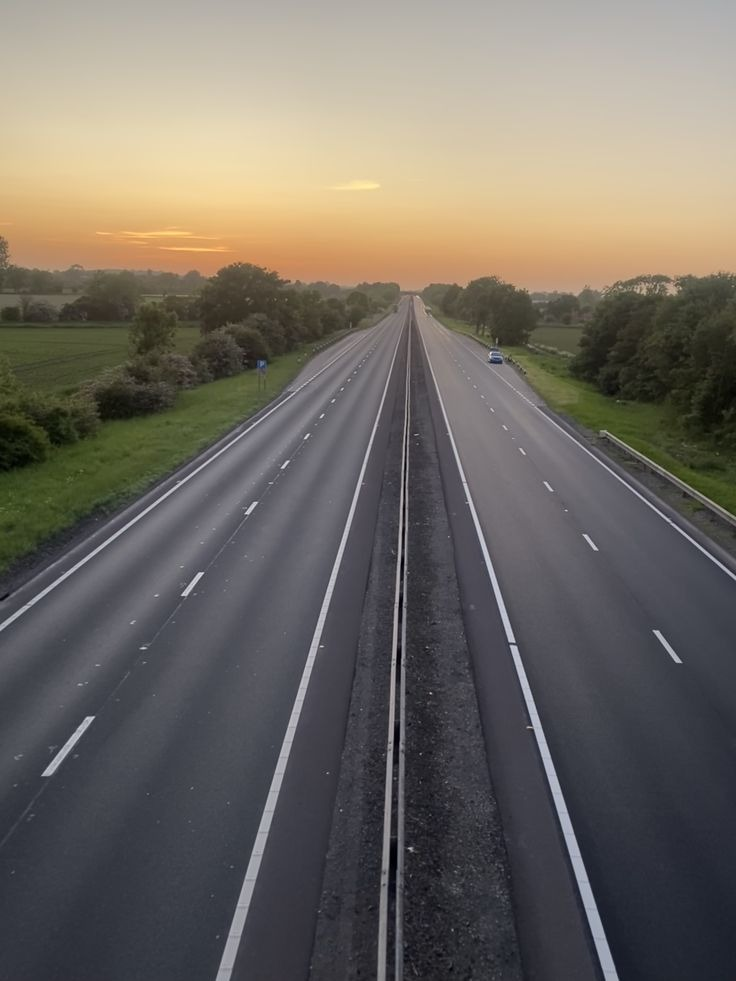
#> input picture img2.jpeg, 736 x 981 px
$ python 'problem 3 class 2.py'
#> lines starting #> are read from the running program, lines starting #| are printed output that depends on the picture
# =========================================================
# HIGHWAY ROAD POLYGON USING DOTTED LANE REFERENCES
# =========================================================
#
# THIS VERSION:
# --------------
# - Uses the lane marking perspective
# - Follows actual highway direction
# - Properly highlights both roads
# - Divider ignored
# - Fixed specifically for YOUR image
#
# =========================================================

import cv2
import numpy as np


# =========================================================
# LOAD IMAGE
# =========================================================

image = cv2.imread("img2.jpeg")
#> image is the input picture: shape (981, 736, 3); mean B, G, R 98.9, 106.5, 112.1

if image is None:
    print("ERROR: img2.jpeg not found")
    exit()

# Resize image
image = cv2.resize(image, (1365, 768))
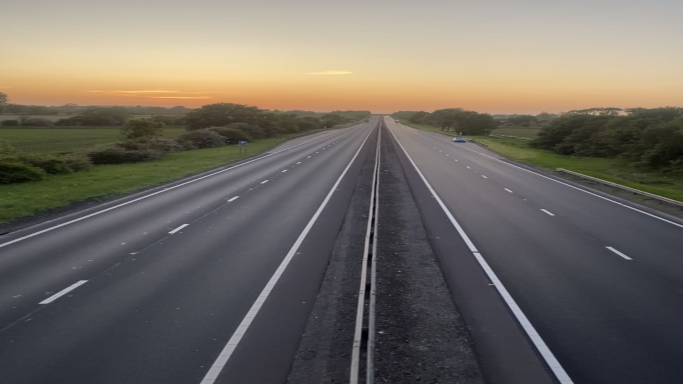
#> image: shape (768, 1365, 3) (shown at 1/2 size); mean B, G, R 98.8, 106.4, 112

# Copy image
final = image.copy()

# =========================================================
# LEFT ROAD POLYGON
# =========================================================
#
# Follows LEFT dotted lane direction
#
# =========================================================

left_road = np.array([

    [0, 768],        # bottom left screen corner

    [615, 330],      # top left

    [705, 330],      # top right near divider

    [495, 768]       # bottom right near divider

], np.int32)

# =========================================================
# RIGHT ROAD POLYGON
# =========================================================
#
# Follows RIGHT dotted lane direction
#
# =========================================================

right_road = np.array([

    [870, 768],      # bottom left near divider

    [760, 330],      # top left near divider

    [845, 330],      # top right

    [1365, 768]      # bottom right screen corner

], np.int32)

# =========================================================
# CENTER DIVIDER
# =========================================================

divider = np.array([

    [495, 768],

    [705, 330],

    [760, 330],

    [870, 768]

], np.int32)

# =========================================================
# OVERLAY
# =========================================================

overlay = final.copy()

# LEFT ROAD COLOR
cv2.fillPoly(
    overlay,
    [left_road],
    (255, 180, 0)
)

# RIGHT ROAD COLOR
cv2.fillPoly(
    overlay,
    [right_road],
    (0, 255, 100)
)
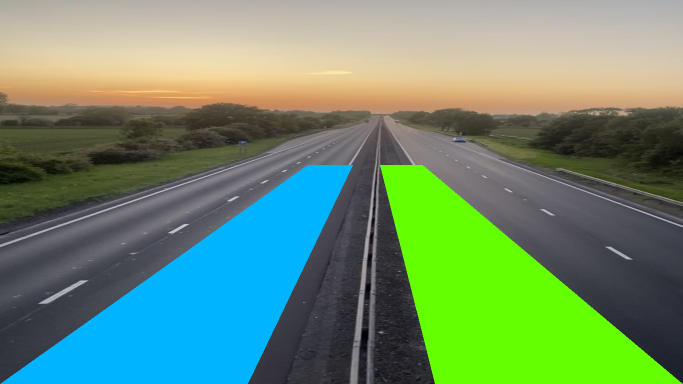
#> overlay: shape (768, 1365, 3) (shown at 1/2 size); mean B, G, R 110.6, 142, 107

# BLEND
cv2.addWeighted(
    overlay,
    0.35,
    final,
    0.65,
    0,
    final
)
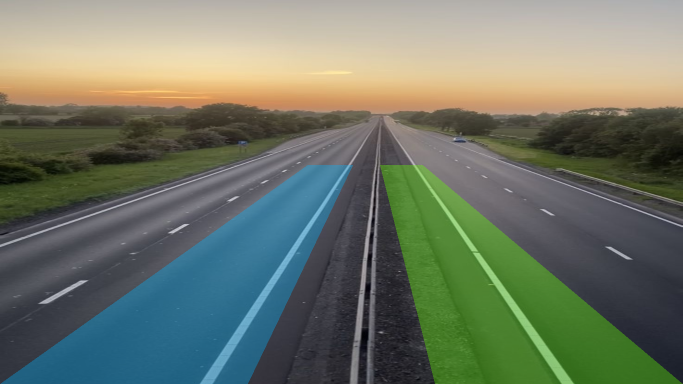
#> final: shape (768, 1365, 3) (shown at 1/2 size); mean B, G, R 102.9, 118.9, 110.2

# =========================================================
# REMOVE DIVIDER
# =========================================================

cv2.fillPoly(
    final,
    [divider],
    (35, 35, 35)
)

# =========================================================
# DRAW BOUNDARY LINES
# =========================================================

cv2.polylines(
    final,
    [left_road],
    True,
    (255, 255, 255),
    5
)

cv2.polylines(
    final,
    [right_road],
    True,
    (255, 255, 255),
    5
)

# =========================================================
# DIRECTION TEXT
# =========================================================

cv2.putText(
    final,
    "ROAD GOES STRAIGHT",
    (25, 70),
    cv2.FONT_HERSHEY_SIMPLEX,
    1.5,
    (0, 255, 255),
    4
)
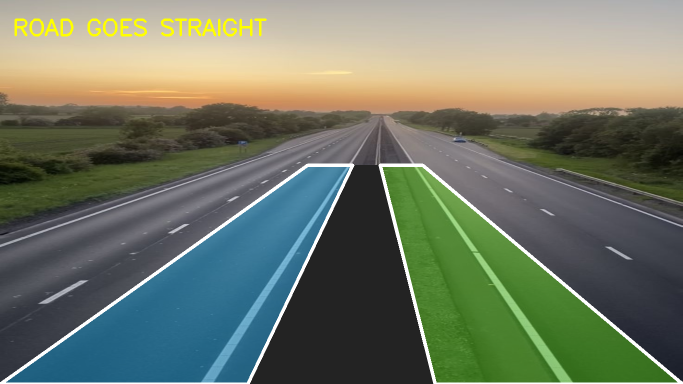
#> final: shape (768, 1365, 3) (shown at 1/2 size); mean B, G, R 102.5, 120.2, 112.1

# =========================================================
# SHOW RESULTS
# =========================================================

cv2.imshow("Original Image", image)

cv2.imshow("Final Two-Road Highlight", final)

cv2.waitKey(0)

cv2.destroyAllWindows()

$ run again, with img3.jpeg copied over img2.jpeg
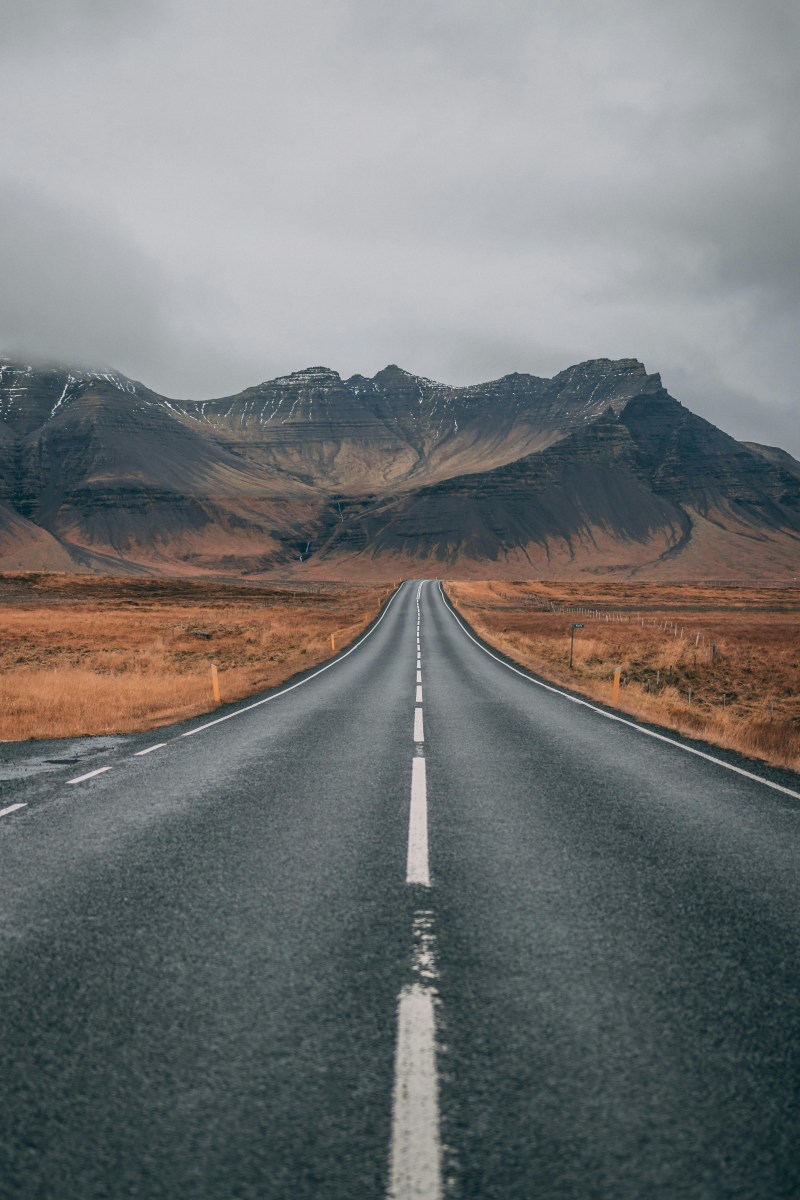
#> input picture img3.jpeg, 4000 x 6000 px (shown at 1/5 size)
#> image is the input picture: shape (6000, 4000, 3); mean B, G, R 116.5, 116.9, 114.9
#> image: shape (768, 1365, 3)
#> `cv2.fillPoly( overlay, [right_road], (0, 255, 100) )`:
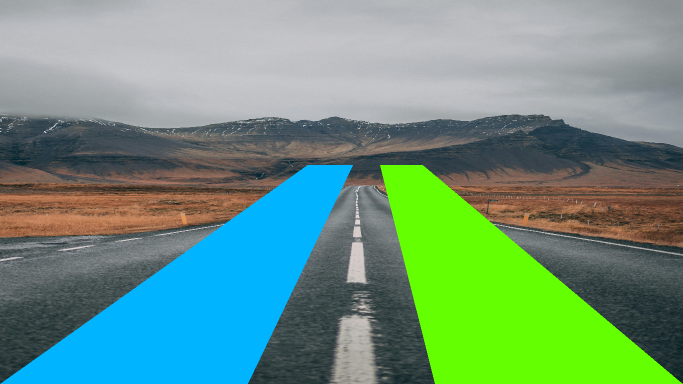
#> overlay: shape (768, 1365, 3) (shown at 1/2 size); mean B, G, R 127.2, 149.2, 108.4
#> `cv2.putText( final, "ROAD GOES STRAIGHT", (25, 70), cv2.FONT_HERSHEY_S..`:
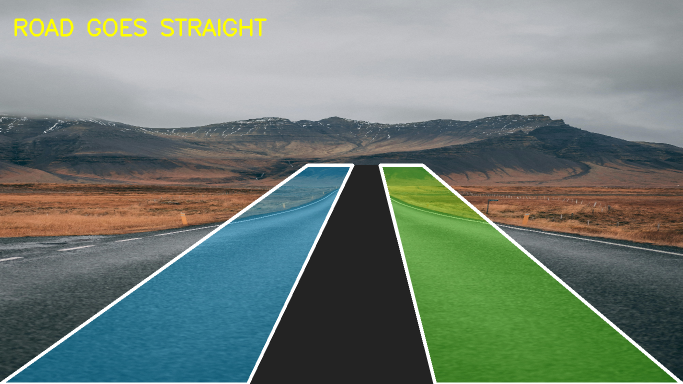
#> final: shape (768, 1365, 3) (shown at 1/2 size); mean B, G, R 116.8, 125.9, 111.9
